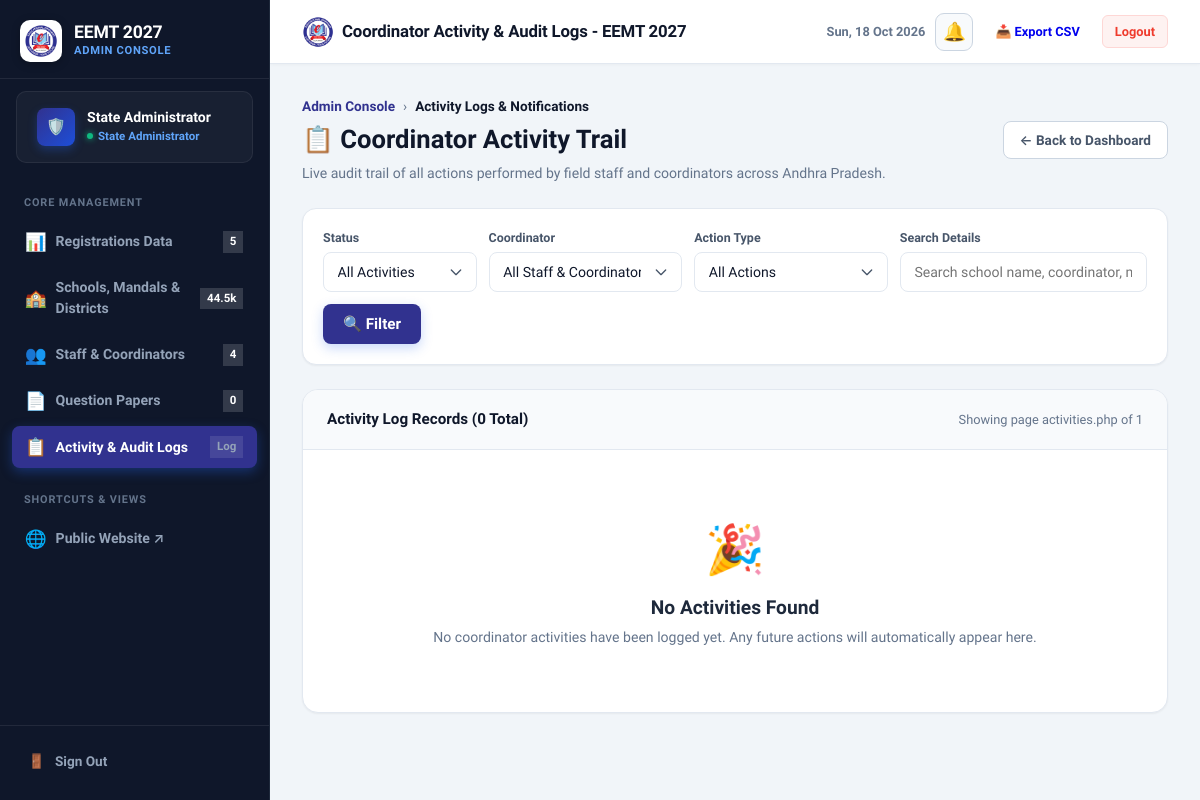
/admin/activities.php (signed in), run on an earlier commit of the app's database.
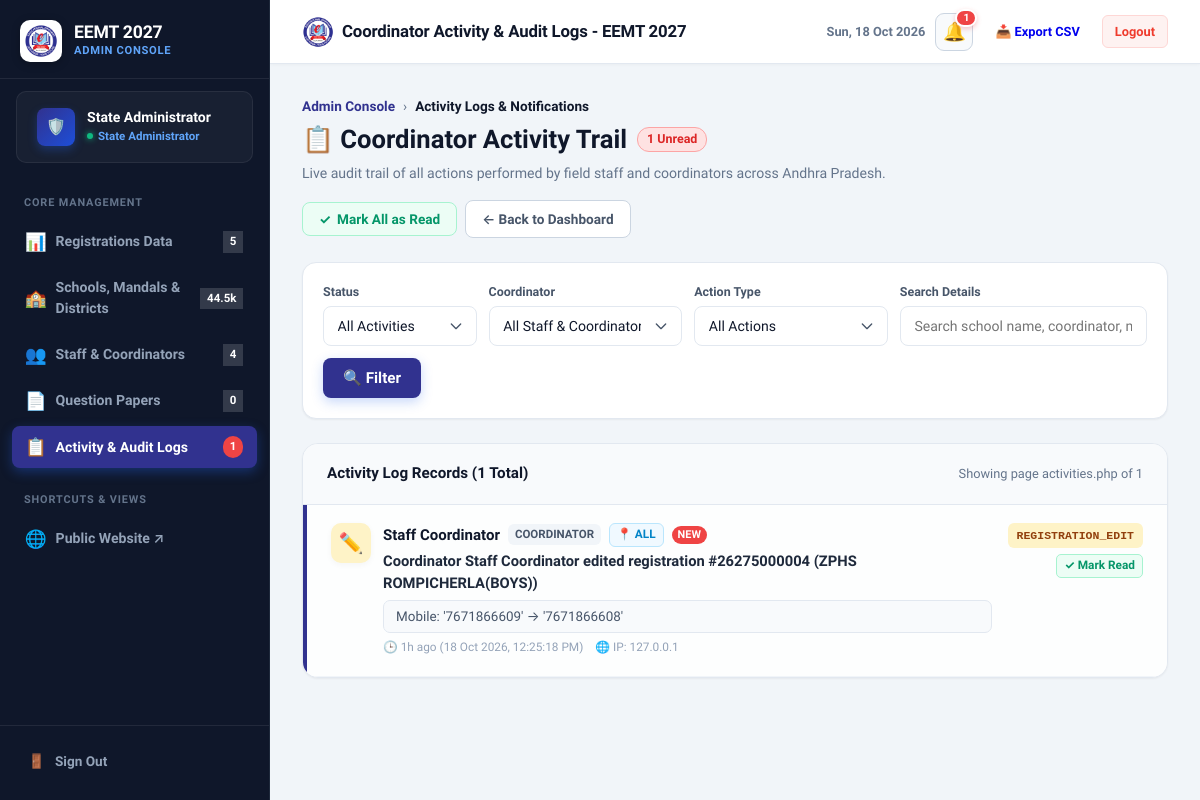
And on a later commit of the database.
### tables this page shows
CREATE TABLE coordinator_activity_logs (
                    id INTEGER PRIMARY KEY AUTOINCREMENT,
                    user_id INTEGER NULL,
                    user_name VARCHAR(150) NOT NULL,
                    user_role VARCHAR(50) NOT NULL DEFAULT 'coordinator',
                    district VARCHAR(100) NULL,
                    action_type VARCHAR(80) NOT NULL,
                    action_title VARCHAR(255) NOT NULL,
                    details TEXT NULL,
                    old_values TEXT NULL,
                    new_values TEXT NULL,
                    ip_address VARCHAR(45) NULL,
                    is_read INTEGER DEFAULT 0,
                    created_at DATETIME DEFAULT CURRENT_TIMESTAMP
                );

### includes/activity_logger.php (called while the page is built, shortened)
<?php
function getUnreadActivityCount() {
    try {
        $pdo = getDB();
        return (int)$pdo->query("SELECT COUNT(*) FROM coordinator_activity_logs WHERE is_read = 0")->fetchColumn();
    } catch (Exception $e) {
        return 0;
    }
}
function activityTimeAgo($datetime) {
    $time = strtotime($datetime);
    $diff = time() - $time;
    if ($diff < 86400) return floor($diff / 3600) . 'h ago';
    return date('d M Y, h:i A', $time);
}

### admin/activities.php (the view, shortened to what the rows shown need)
<?php
require_once __DIR__ . '/../includes/activity_logger.php';
$pdo = getDB();
$where = [];
$params = [];
$whereSql = !empty($where) ? "WHERE " . implode(" AND ", $where) : "";
$perPage = 25;
$currentPage = max(1, (int)($_GET['page'] ?? 1));
$offset = ($currentPage - 1) * $perPage;
$sql = "SELECT * FROM coordinator_activity_logs {$whereSql} ORDER BY created_at DESC LIMIT {$perPage} OFFSET {$offset}";
$stmt = $pdo->prepare($sql);
$stmt->execute($params);
$activities = $stmt->fetchAll(PDO::FETCH_ASSOC);
$unreadCount = getUnreadActivityCount();
require_once __DIR__ . '/includes/admin_header.php';
?>
<div style="max-width: 1300px; margin: 0 auto; padding-bottom: 3rem;">
    <div style="display: flex; justify-content: space-between; align-items: center; flex-wrap: wrap; gap: 1rem; margin-bottom: 1.5rem;">
        <div>
            <h1 style="font-size: 1.6rem; font-weight: 800; color: #0f172a; margin: 0; display: flex; align-items: center; gap: 10px;">
                <span>📋 Coordinator Activity Trail</span>
                <?php if ($unreadCount > 0): ?>
                    <span style="font-size: 0.78rem; background: #fee2e2; color: #dc2626; border: 1px solid #fca5a5; padding: 2px 9px; border-radius: 12px; font-weight: 800;">
                        <?php echo $unreadCount; ?> Unread
                    </span>
                <?php endif; ?>
            </h1>
        </div>
    </div>
    <div style="background: #ffffff; border-radius: 16px; border: 1px solid #e2e8f0; overflow: hidden; box-shadow: var(--shadow-sm);">
        <?php if (empty($activities)): ?>
            <div style="padding: 4rem 2rem; text-align: center; color: #64748b;">
                <div style="font-size: 3rem; margin-bottom: 0.5rem;">🎉</div>
                <h3 style="font-size: 1.2rem; font-weight: 800; color: #1e293b; margin: 0 0 0.25rem;">No Activities Found</h3>
                <p style="font-size: 0.88rem; margin: 0;">
                    <?php if (!empty($whereSql)): ?>
                        No activity records matched your filter criteria. Try clearing filters.
                    <?php else: ?>
                        No coordinator activities have been logged yet. Any future actions will automatically appear here.
                    <?php endif; ?>
                </p>
            </div>
        <?php else: ?>
            <div style="display: flex; flex-direction: column;">
                <?php foreach ($activities as $act):
                    $isUnread = (int)$act['is_read'] === 0;
                    $badgeBg = '#ececf7';
                    $badgeColor = '#31328f';
                    $icon = '📌';
                    if (str_contains($act['action_type'], 'REGISTRATION_EDIT')) {
                        $badgeBg = '#fef3c7';
                        $badgeColor = '#92400e';
                        $icon = '✏️';
                    } elseif (str_contains($act['action_type'], 'DELETE')) {
                        $badgeBg = '#fee2e2';
                        $badgeColor = '#b91c1c';
                        $icon = '🗑️';
                    } elseif (str_contains($act['action_type'], 'SCHOOL_ADD') || str_contains($act['action_type'], 'MANDAL_ADD')) {
                        $badgeBg = '#ecfdf5';
                        $badgeColor = '#047857';
                        $icon = '➕';
                    } elseif (str_contains($act['action_type'], 'SCHOOL_EDIT') || str_contains($act['action_type'], 'MANDAL_RENAME')) {
                        $badgeBg = '#e0f2fe';
                        $badgeColor = '#0369a1';
                        $icon = '🏫';
                    } elseif (str_contains($act['action_type'], 'AVATAR')) {
                        $badgeBg = '#fdf2f8';
                        $badgeColor = '#be185d';
                        $icon = '📸';
                    } elseif (str_contains($act['action_type'], 'PAPER')) {
                        $badgeBg = '#f5f3ff';
                        $badgeColor = '#6d28d9';
                        $icon = '📄';
                    }
                ?>
                    <div style="padding: 1.15rem 1.5rem; border-bottom: 1px solid #f1f5f9; display: flex; align-items: flex-start; justify-content: space-between; gap: 1rem; transition: background 0.15s ease; <?php echo $isUnread ? 'background: #fdfefe; border-left: 4px solid #31328f;' : ''; ?>">
                        <div style="display: flex; align-items: flex-start; gap: 12px; flex: 1;">
                            <div style="width: 40px; height: 40px; border-radius: 10px; background: <?php echo $badgeBg; ?>; color: <?php echo $badgeColor; ?>; display: flex; align-items: center; justify-content: center; font-size: 1.25rem; flex-shrink: 0; box-shadow: 0 2px 6px rgba(0,0,0,0.04);">
                                <?php echo $icon; ?>
                            </div>
                            <div style="flex: 1; min-width: 0;">
                                <div style="display: flex; align-items: center; gap: 8px; flex-wrap: wrap; margin-bottom: 3px;">
                                    <strong style="color: #0f172a; font-size: 0.94rem;">
                                        <?php echo htmlspecialchars($act['user_name']); ?>
                                    </strong>
                                    <span style="font-size: 0.72rem; font-weight: 700; text-transform: uppercase; padding: 2px 7px; border-radius: 6px; background: #f1f5f9; color: #475569;">
                                        <?php echo htmlspecialchars($act['user_role'] ?: 'Coordinator'); ?>
                                    </span>
                                    <?php if (!empty($act['district'])): ?>
                                        <span style="font-size: 0.74rem; color: #0284c7; background: #f0f9ff; border: 1px solid #bae6fd; padding: 2px 7px; border-radius: 6px; font-weight: 600;">
                                            📍 <?php echo htmlspecialchars($act['district']); ?>
                                        </span>
                                    <?php endif; ?>
                                    <?php if ($isUnread): ?>
                                        <span style="font-size: 0.68rem; font-weight: 800; background: #ef4444; color: #ffffff; padding: 1px 6px; border-radius: 10px;">
                                            NEW
                                        </span>
                                    <?php endif; ?>
                                </div>
                                <div style="font-size: 0.92rem; font-weight: 750; color: #1e293b; margin-bottom: 4px;">
                                    <?php echo htmlspecialchars($act['action_title']); ?>
                                </div>
                                <?php if (!empty($act['details'])): ?>
                                    <div style="font-size: 0.84rem; color: #475569; background: #f8fafc; border: 1px solid #e2e8f0; padding: 6px 12px; border-radius: 7px; margin-top: 6px; line-height: 1.45; word-break: break-word;">
                                        <?php echo htmlspecialchars($act['details']); ?>
                                    </div>
                                <?php endif; ?>
                                <div style="display: flex; align-items: center; gap: 12px; margin-top: 6px; font-size: 0.74rem; color: #94a3b8;">
                                    <span>🕒 <?php echo activityTimeAgo($act['created_at']); ?> (<?php echo date('d M Y, h:i:s A', strtotime($act['created_at'])); ?>)</span>
                                    <?php if (!empty($act['ip_address'])): ?>
                                        <span>🌐 IP: <?php echo htmlspecialchars($act['ip_address']); ?></span>
                                    <?php endif; ?>
                                </div>
                            </div>
                        </div>
                        <div style="display: flex; flex-direction: column; align-items: flex-end; gap: 6px; flex-shrink: 0;">
                            <span style="font-size: 0.72rem; font-weight: 750; background: <?php echo $badgeBg; ?>; color: <?php echo $badgeColor; ?>; padding: 4px 9px; border-radius: 6px; font-family: monospace;">
                                <?php echo htmlspecialchars($act['action_type']); ?>
                            </span>
                            <?php if ($isUnread): ?>
                                <a href="activities.php?mark_read_id=<?php echo $act['id']; ?>" style="font-size: 0.74rem; color: #059669; text-decoration: none; font-weight: 700; background: #ecfdf5; border: 1px solid #a7f3d0; padding: 2px 7px; border-radius: 5px;">
                                    ✓ Mark Read
                                </a>
                            <?php endif; ?>
                        </div>
                    </div>
                <?php endforeach; ?>
            </div>
        <?php endif; ?>
    </div>
</div>
<?php require_once __DIR__ . '/includes/admin_footer.php'; ?>

What changed in the data, as far as the page shows it:
added coordinator_activity_logs: action_type "✏️", user_name "Staff Coordinator", user_role "COORDINATOR", district "ALL", is_read "NEW", action_title "Coordinator Staff Coordinator edited registration #26275000004 (ZPHS ROMPICHERLA(BOYS))", details "Mobile: '7671866609' → '7671866608'", created_at "1h ago", created_at "18 Oct 2026, 12:25:18 PM", ip_address "127.0.0.1", action_type "REGISTRATION_EDIT"
Also different on the page:
$unreadActivitiesCount: (not shown) → "1"
$unreadCount: (not shown) → "1"
$totalFiltered: "0" → "1"
text no longer shown: "Log 🎉 No Activities Found No coordinator activities have been logged yet. Any future actions will automatically appear here."
text now shown: "Unread ✓ Mark All as Read"
